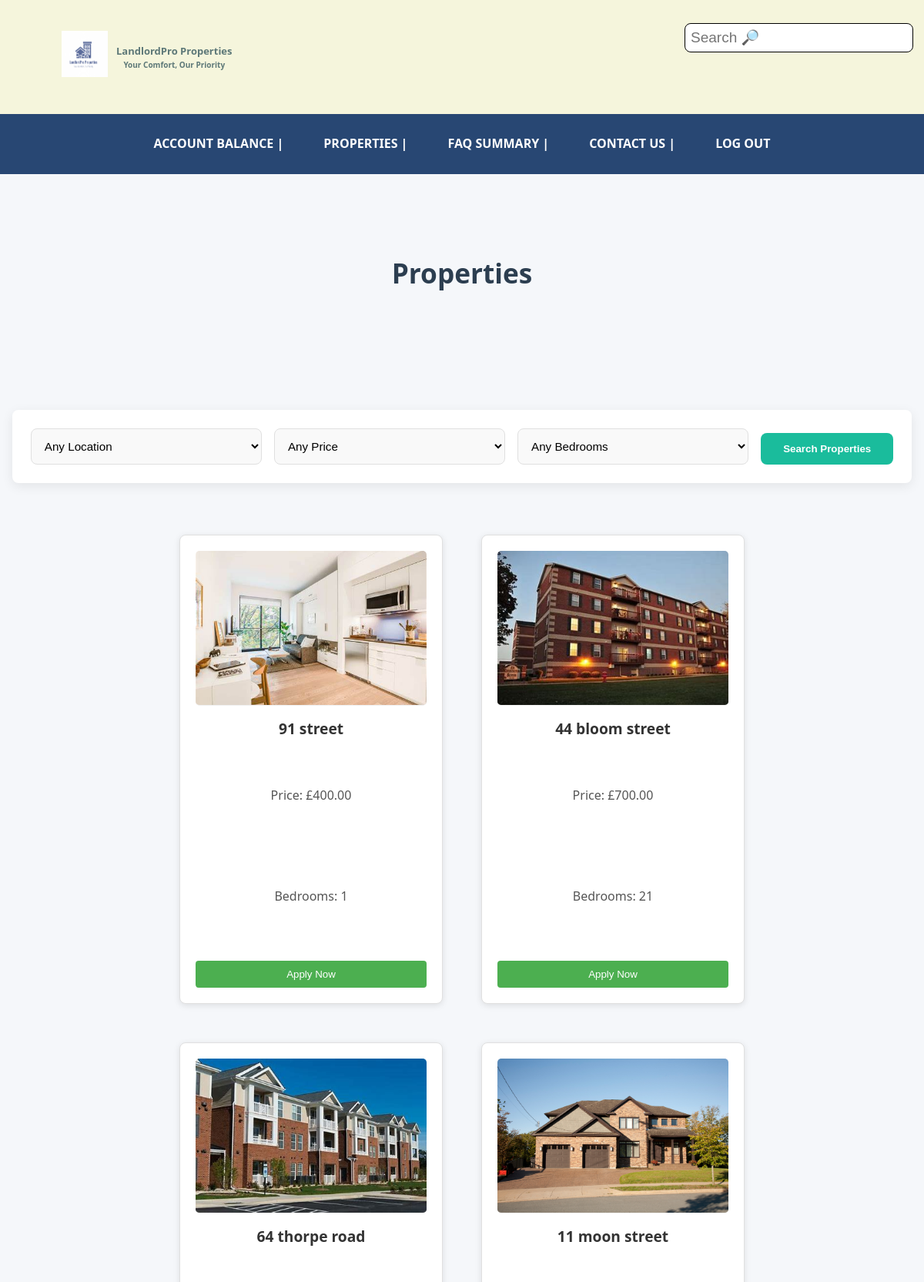
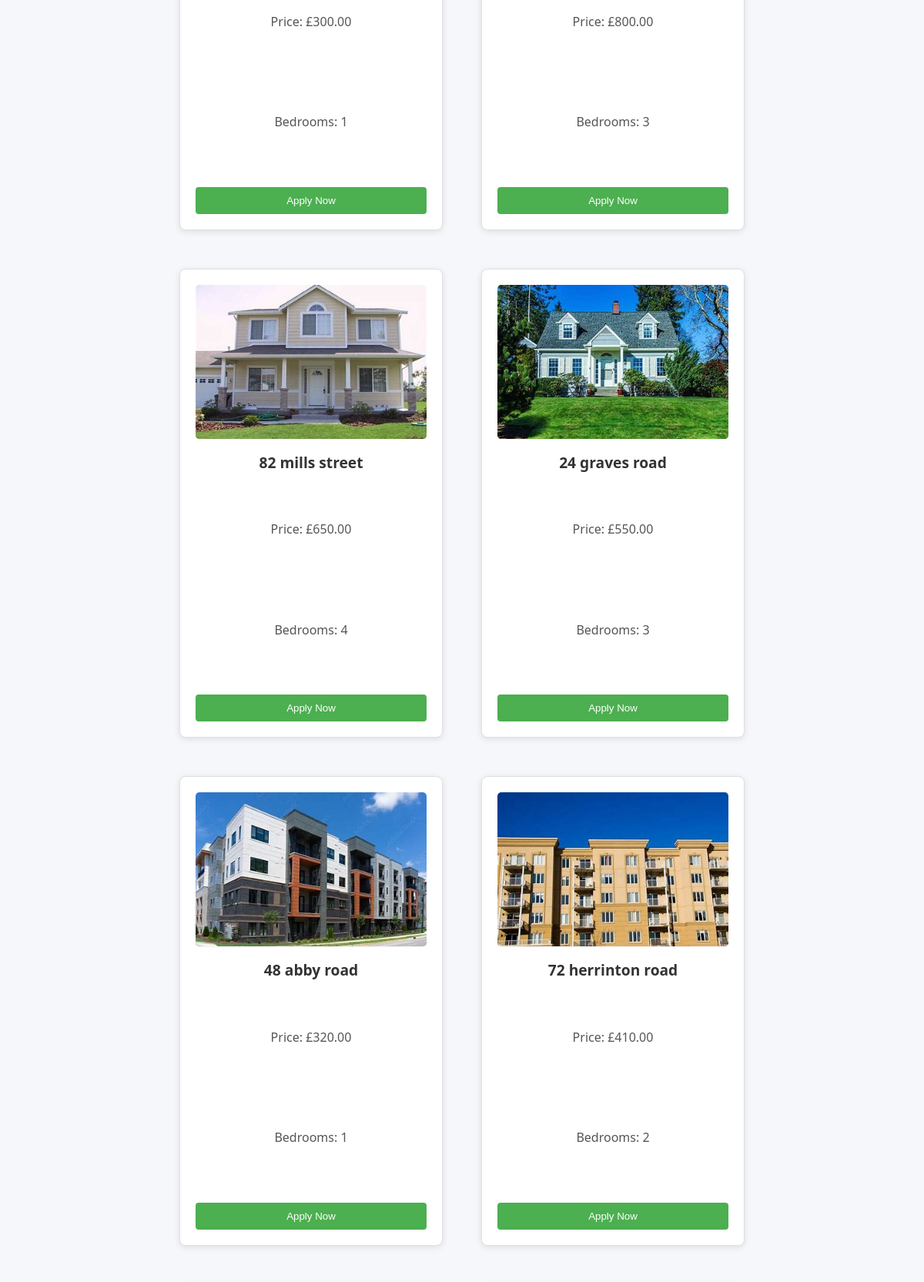
Screenshot of /properties.php?error=no_property (signed in, upper part) with the database file from the repository (2 pictures, top to bottom).
### tables this page shows
CREATE TABLE `properties` (
  `property_id` int(15) NOT NULL,
  `landlord_id` int(11) NOT NULL,
  `addProperty_ID` int(15) NOT NULL,
  `location` text NOT NULL,
  `propertyImg` varbinary(30) NOT NULL,
  `price` text NOT NULL,
  `bedroomQuantity` text NOT NULL,
  `status` varchar(20) DEFAULT 'available'
);

### properties.php (the view, shortened to what this page needs)
<?php
include 'connect.php';
$user_id = $_SESSION['user_id'];
$stmt = $conn->prepare("SELECT user_type FROM userinfo WHERE user_id = ?");
$stmt->bind_param("i", $user_id);
$stmt->execute();
$result = $stmt->get_result()->fetch_assoc();
$userType = $result['user_type'];
?>
<!DOCTYPE html>
<html lang="en">
<head>
  <link rel="stylesheet" href="styling/headerAndFooter.css">
  <link rel="stylesheet" href="style.css">
  <link rel="stylesheet" href="addProperties.css">
  <link rel="stylesheet" href="properties.css">
</head>
<body>
<header>
    <div class="logoWrapper">
      <a href="index.php" id="logo">
        <img src="images/landlordProLogo.png" alt="LandlordPro Logo" height="60" width="60">
      </a>
      <div class="logoText">
        <p>LandlordPro Properties</p>
        <p id="slogan">Your Comfort, Our Priority</p>
      </div>
    </div>
    <div>
      <input class="searchBar" placeholder="Search &#x1F50E;">
    </div>
  </header>
  <nav class="navBar">
    <ul>
        <?php
      if($user_id){
        echo'  <li><a href="accountBalance.php">ACCOUNT BALANCE |</a></li>
      <li><a href="properties.php">PROPERTIES |</a></li>';
      }
        ?>
      <li><a href="faqGuidelines.php">FAQ SUMMARY |</a></li>
      <li><a href="contactUs.php">CONTACT US |</a></li>
      <?php
      if($user_id){
        echo'<li><a href="logOut.php">LOG OUT</a></li>';
      }
        ?>
    </ul>
  </nav>
  <div class="findProperties">
    <div class="title">
      <h1>Properties</h1>
    </div>
    <main>
      <form id="propertyFilters" action="filterProperties.php" method="GET">
        <select name="location">
            <option value="Any">Any Location</option>
        </select>
        <select name="price">
            <option value="Any">Any Price</option>
        </select>
        <select name="bedrooms">
            <option value="Any">Any Bedrooms</option>
        </select>
        <button type="submit">Search Properties</button>
      </form>
      <div id="propertyResults">
        <?php
        $properties = mysqli_query($conn, "SELECT DISTINCT property_id, location, price, bedroomQuantity, propertyImg FROM properties");
        while($property = mysqli_fetch_assoc($properties)) {
            echo '<div class="property-card">';
            $imagePath = !empty($property['propertyImg']) ? 'uploads/properties/'.$property['propertyImg'] : 'images/property-placeholder.jpg';
            echo '<div class="property-image"><img src="'.$imagePath.'" alt="'.htmlspecialchars($property['location']).'"></div>';
            echo '<h3>'.htmlspecialchars($property['location']).'</h3>';
            echo '<p>Price: £'.number_format($property['price'], 2).'</p>';
            echo '<p>Bedrooms: '.$property['bedroomQuantity'].'</p>';
            if ($userType === 'tenant') {
                echo '<form action="apply.php" method="GET">';
                echo '<button type="submit" class="apply-btn">Apply Now</button>';
                echo '</form>';
            }
            echo '</div>';
        }
        ?>
      </div>
    </main>
  </div>
</body>
</html>

### styling/headerAndFooter.css (style rules this page uses)
.logoWrapper { display:flex; align-items: center; flex:4; margin-left:50px; }
.logoText { padding:5px; text-align: center; color:rgb(93, 120, 120); font-weight: bold; font-size: 13px; margin-left:6px; }
.logoText p { margin:0; }
#slogan { font-size: 10px; }
#logo { border-color: 1px black; }
.searchBar { border: bold; border-radius:8px; padding:7px; margin-right:20px; background-color: white; }
header { display:flex; flex-direction: row; background-color: beige; padding:30px; align-items: center; }
.navBar ul { justify-content:center; display:flex; list-style-type: none; background-color: rgb(40, 71, 115); text-decoration: none; color: white; padding:0; margin:0; font-weight: bold; overflow: hidden; transition:0.9s; }
.navBar a { text-decoration: none; color:white; display: block; padding:26px; }

### style.css (style rules this page uses)
body { margin:0; background-color:rgb(255, 255, 249); font-family: 'Segoe UI', Tahoma, Geneva, Verdana, sans-serif; }
body a { text-decoration: none; }
.title { text-align: center; margin-top:100px; margin-bottom:150px; }
main p { padding:50px; margin:40px; }
main { text-align: center; margin:200px; }
input { width: 100%; border-radius:18px; padding:20px; font-size: 19px; border: 1px solid; margin-bottom:50px; }

### addProperties.css (style rules this page uses)
:root { --primary-color: #2c3e50; --secondary-color: #34495e; --accent-color: #3498db; --light-color: #ecf0f1; --dark-color: #2c3e50; --success-color: #2ecc71; --warning-color: #f39c12; --danger-color: #e74c3c; }
body { margin: 0; padding: 0; font-family: 'Segoe UI', Tahoma, Geneva, Verdana, sans-serif; background-color: #f5f7fa; color: #333; line-height: 1.6; }

### properties.css (style rules this page uses)
:root { --primary-color: #1abc9c; --primary-dark: #16a085; --text-dark: #2c3e50; --text-medium: #7f8c8d; --bg-light: #ffffff; --border-radius: 8px; --box-shadow: 0 4px 15px rgba(0, 0, 0, 0.08); --transition: all 0.3s ease; }
main { max-width: 1200px; margin: 2rem auto; padding: 0 1rem; }
.title h1 { text-align: center; color: var(--text-dark); margin-bottom: 1.5rem; font-size: 2.2rem; }
#propertyFilters { display: flex; flex-wrap: wrap; gap: 1rem; background: var(--bg-light); padding: 1.5rem; border-radius: var(--border-radius); box-shadow: var(--box-shadow); margin-bottom: 2rem; align-items: flex-end; }
#propertyFilters select { flex: 1; min-width: 180px; padding: 0.8rem; border: 1px solid #e0e0e0; border-radius: var(--border-radius); background-color: #f9f9f9; font-size: 0.95rem; transition: var(--transition); }
#propertyFilters button { padding: 0.8rem 1.8rem; background: var(--primary-color); color: white; border: none; border-radius: var(--border-radius); font-weight: 600; cursor: pointer; transition: var(--transition); white-space: nowrap; }
#propertyResults { display: grid; grid-template-columns: repeat(auto-fill, minmax(300px, 1fr)); gap: 1.5rem; margin-top: 1rem; }
.property-card { background: var(--bg-light); border-radius: var(--border-radius); overflow: hidden; box-shadow: var(--box-shadow); transition: var(--transition); }
.property-image { width: 100%; height: 200px; object-fit: cover; border-bottom: 1px solid #f0f0f0; }
.property-card { border: 1px solid #ddd; border-radius: 8px; padding: 15px; margin: 15px; width: 300px; box-shadow: 0 2px 5px rgba(0,0,0,0.1); transition: transform 0.3s ease; }
.property-image { height: 200px; overflow: hidden; border-radius: 5px; margin-bottom: 15px; }
.property-image img { width: 100%; height: 100%; object-fit: cover; }
#propertyResults { display: flex; flex-wrap: wrap; justify-content: center; gap: 20px; margin-top: 30px; }
.apply-btn { background: #4CAF50; color: white; padding: 8px 15px; border: none; border-radius: 4px; cursor: pointer; margin-top: 10px; width: 100%; }

### properties.php (style rules this page uses)
.property-card { width: 300px; margin: 15px; padding: 20px; border: 1px solid #e0e0e0; border-radius: 8px; box-shadow: 0 2px 8px rgba(0,0,0,0.1); background: white; }
.property-image { width: 100%; height: 200px; overflow: hidden; border-radius: 5px; margin-bottom: 15px; }
.property-image img { width: 100%; height: 100%; object-fit: cover; }
.property-card h3 { margin: 0 0 10px 0; font-size: 1.2rem; color: #333; }
.property-card p { margin: 8px 0; font-size: 1rem; color: #555; line-height: 1.4; }
.apply-btn { width: 100%; padding: 10px; background-color: #4CAF50; color: white; border: none; border-radius: 4px; cursor: pointer; margin-top: 15px; }
#propertyResults { display: flex; flex-wrap: wrap; justify-content: center; gap: 20px; padding: 20px; }

### rows the page displays
properties: propertyImg (picture), location "91 street", price "400.00", bedroomQuantity "1"
properties: propertyImg (picture), location "44 bloom street", price "700.00", bedroomQuantity "21"
properties: propertyImg (picture), location "64 thorpe road", price "300.00", bedroomQuantity "1"
properties: propertyImg (picture), location "11 moon street", price "800.00", bedroomQuantity "3"
properties: propertyImg (picture), location "82 mills street", price "650.00", bedroomQuantity "4"
properties: propertyImg (picture), location "24 graves road", price "550.00", bedroomQuantity "3"
properties: propertyImg (picture), location "48 abby road", price "320.00", bedroomQuantity "1"
properties: propertyImg (picture), location "72 herrinton road", price "410.00", bedroomQuantity "2"
